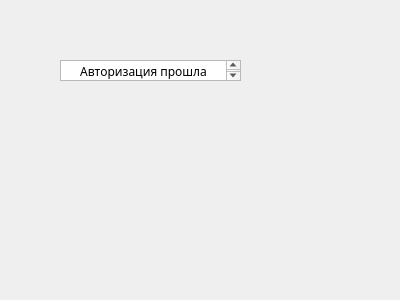
<?xml version="1.0" encoding="UTF-8"?>
<ui version="4.0">
 <class>test_win</class>
 <widget class="QDialog" name="test_win">
  <property name="geometry">
   <rect>
    <x>0</x>
    <y>0</y>
    <width>400</width>
    <height>300</height>
   </rect>
  </property>
  <property name="windowTitle">
   <string>Dialog</string>
  </property>
  <widget class="QTextBrowser" name="textBrowser">
   <property name="geometry">
    <rect>
     <x>60</x>
     <y>60</y>
     <width>181</width>
     <height>21</height>
    </rect>
   </property>
   <property name="font">
    <font>
     <family>Unbounded ExtraBold</family>
     <pointsize>11</pointsize>
     <bold>true</bold>
    </font>
   </property>
   <property name="inputMethodHints">
    <set>Qt::ImhMultiLine</set>
   </property>
   <property name="html">
    <string>&lt;!DOCTYPE HTML PUBLIC &quot;-//W3C//DTD HTML 4.0//EN&quot; &quot;http://www.w3.org/TR/REC-html40/strict.dtd&quot;&gt;
&lt;html&gt;&lt;head&gt;&lt;meta name=&quot;qrichtext&quot; content=&quot;1&quot; /&gt;&lt;meta charset=&quot;utf-8&quot; /&gt;&lt;style type=&quot;text/css&quot;&gt;
p, li { white-space: pre-wrap; }
hr { height: 1px; border-width: 0; }
li.unchecked::marker { content: &quot;\2610&quot;; }
li.checked::marker { content: &quot;\2612&quot;; }
&lt;/style&gt;&lt;/head&gt;&lt;body style=&quot; font-family:'Unbounded ExtraBold'; font-size:11pt; font-weight:700; font-style:normal;&quot;&gt;
&lt;p align=&quot;center&quot; style=&quot; margin-top:0px; margin-bottom:0px; margin-left:0px; margin-right:0px; -qt-block-indent:0; text-indent:0px;&quot;&gt;&lt;span style=&quot; font-family:'Segoe UI'; font-size:9pt; font-weight:400;&quot;&gt;Авторизация прошла успешно&lt;/span&gt;&lt;/p&gt;&lt;/body&gt;&lt;/html&gt;</string>
   </property>
  </widget>
 </widget>
 <resources/>
 <connections/>
</ui>
